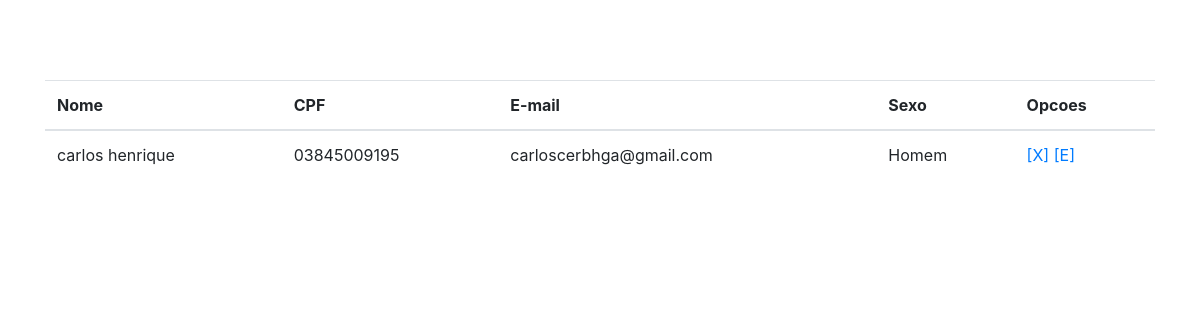
Page /index.php/home/consultar on the earlier database version.
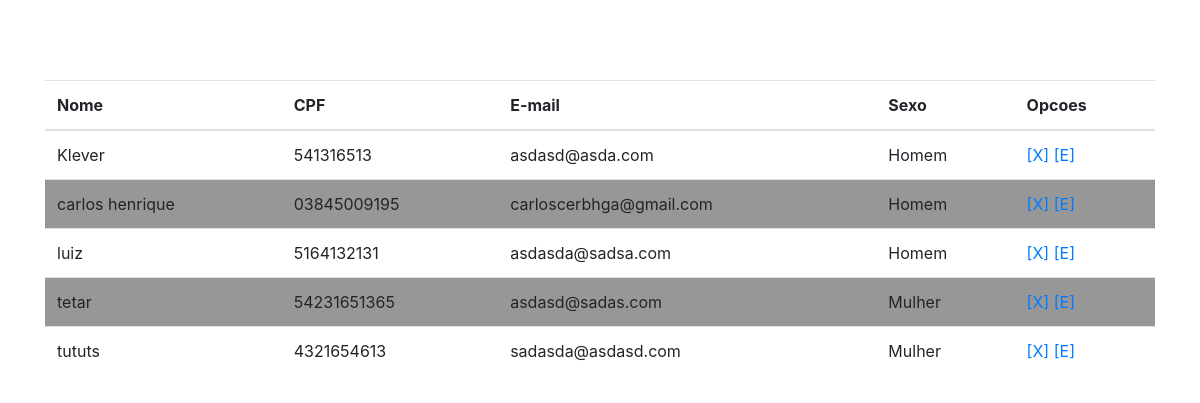
Same page on the later database version.
### tables this page shows
CREATE TABLE `usuarios` (
  `id_usuario` int(11) NOT NULL,
  `cpf` varchar(17) NOT NULL,
  `nome_completo` varchar(80) NOT NULL,
  `email` varchar(50) NOT NULL,
  `senha` varchar(30) NOT NULL,
  `idade` int(11) NOT NULL,
  `endereco` varchar(150) NOT NULL,
  `preferencias` varchar(150) NOT NULL,
  `sexo` varchar(11) NOT NULL
);

### application/controllers/Home.php (called while the page is built, shortened)
<?php
class Home extends CI_Controller {
	function __construct(){
		$this->load->helper('url');
	}
	public function consultar(){
		$this->load->model('Post_model');
		$users = $this->Post_model->usuarios_list();
		$data["users"] = $users;
		$this->load->view('consultar_usuarios.php', $data);
	}
}

### index.php (called while the page is built, shortened)
<?php
require_once BASEPATH.'core/CodeIgniter.php';

### application/models/Post_model.php (called while the page is built, shortened)
<?php
class Post_model extends CI_Model{
    public function usuarios_list(){
        $this->db->from('usuarios');
        $this->db->order_by("nome_completo", "asc");
        $query = $this->db->get();
        return $query;
    }
}
?>

### application/views/consultar_usuarios.php (the view, shortened to what this page needs)
?><!DOCTYPE html>
<html lang="en">
<head>
    <link rel="stylesheet" href="<?php echo base_url('assets/css/consultar.css'); ?>">
    <link rel="stylesheet" href="https://stackpath.bootstrapcdn.com/bootstrap/4.3.1/css/bootstrap.min.css">
</head>
<body>
<div class="container table-responsive">
  <table class="table">
  <thead>
    <tr>
      <th scope="col">Nome</th>
      <th scope="col">CPF</th>
      <th scope="col">E-mail</th>
      <th scope="col">Sexo</th>
      <th scope="col">Opcoes</th>
    </tr>
  </thead>
  <tbody>
    <?php
      foreach($users->result_array() as $row){
    ?>
    <tr>
      <td><?php echo $row['nome_completo'] ?></td>
      <td><?php echo $row["cpf"] ?></td>
      <td><?php echo $row['email'] ?></td>
      <td><?php echo $row['sexo'] ?></td>
      <td><a href="<?php echo base_url() . 'home/deletar/' . $row['id_usuario']; ?>" onclick="return confirm('Tem certeza que deseja deletar esse registro?')">[X]</a> <a href="<?php echo base_url() . 'home/editar/' . $row['id_usuario']; ?>">[E]</a></td>
    </tr>
    <?php
      }
    ?>
  </tbody>
  </table>
</div>
</body>
</html>

### assets/css/consultar.css (style rules this page uses)
body, html { height: 100%; }
body { font-family: "Roboto", sans-serif; -webkit-font-smoothing: antialiased; -moz-osx-font-smoothing: grayscale; background-image: url("../img/3.jpg"); background-position: center; background-repeat: no-repeat; background-size: cover; font: 13px/20px normal Helvetica, Arial, sans-serif; overflow: hidden; }
.table { background-color: rgba(255, 255, 255, 0.75); }
.table-responsive { max-height: 85%; overflow: scroll; }
.container { margin-top: 10vh; }
tr:nth-child(even) { background: rgba(117, 117, 117, 0.75); }
thead tr { background: rgba(255, 255, 255, 0.75); }

Differences in the rows shown:
added usuarios: nome_completo "Klever", cpf "541316513", email "asdasd@asda.com", sexo "Homem"
added usuarios: nome_completo "luiz", cpf "5164132131", email "asdasda@sadsa.com", sexo "Homem"
added usuarios: nome_completo "tetar", cpf "54231651365", email "asdasd@sadas.com", sexo "Mulher"
added usuarios: nome_completo "tututs", cpf "4321654613", email "sadasda@asdasd.com", sexo "Mulher"
